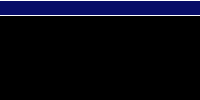
         <widget class="QWidget" name="window" native="true">
          <property name="sizePolicy">
           <sizepolicy hsizetype="Preferred" vsizetype="Preferred">
            <horstretch>4</horstretch>
            <verstretch>0</verstretch>
           </sizepolicy>
          </property>
          <layout class="QVBoxLayout" name="verticalLayout_7">
           <property name="spacing">
            <number>0</number>
           </property>
           <property name="leftMargin">
            <number>0</number>
           </property>
           <property name="topMargin">
            <number>0</number>
           </property>
           <property name="rightMargin">
            <number>0</number>
           </property>
           <property name="bottomMargin">
            <number>0</number>
           </property>
           <item>
            <widget class="QLabel" name="info">
             <property name="sizePolicy">
              <sizepolicy hsizetype="Preferred" vsizetype="Preferred">
               <horstretch>0</horstretch>
               <verstretch>1</verstretch>
              </sizepolicy>
             </property>
             <property name="styleSheet">
              <string notr="true">background-color: rgb(8, 13, 103);
color: rgb(255, 255, 255);
font: 75 10pt &quot;微软雅黑&quot;;
font-weight: 600;
border-style:solid none;
border-width:1px;
border-color:white;</string>
             </property>
             <property name="text">
              <string/>
             </property>
            </widget>
           </item>
           <item>
            <widget class="QWidget" name="viewer" native="true">
             <property name="sizePolicy">
              <sizepolicy hsizetype="Preferred" vsizetype="Preferred">
               <horstretch>0</horstretch>
               <verstretch>22</verstretch>
              </sizepolicy>
             </property>
             <property name="styleSheet">
              <string notr="true">border: 1.5px dashed rgb(255, 0, 0);
background-color: rgb(0, 0, 0);</string>
             </property>
             <layout class="QVBoxLayout" name="verticalLayout">
              <property name="spacing">
               <number>0</number>
              </property>
              <property name="leftMargin">
               <number>0</number>
              </property>
              <property name="topMargin">
               <number>0</number>
              </property>
              <property name="rightMargin">
               <number>0</number>
              </property>
              <property name="bottomMargin">
               <number>0</number>
              </property>
              <item>
               <widget class="QWidget" name="mpr" native="true">
                <property name="styleSheet">
                 <string notr="true">border:none;</string>
                </property>
               </widget>
              </item>
             </layout>
            </widget>
           </item>
          </layout>
         </widget>
